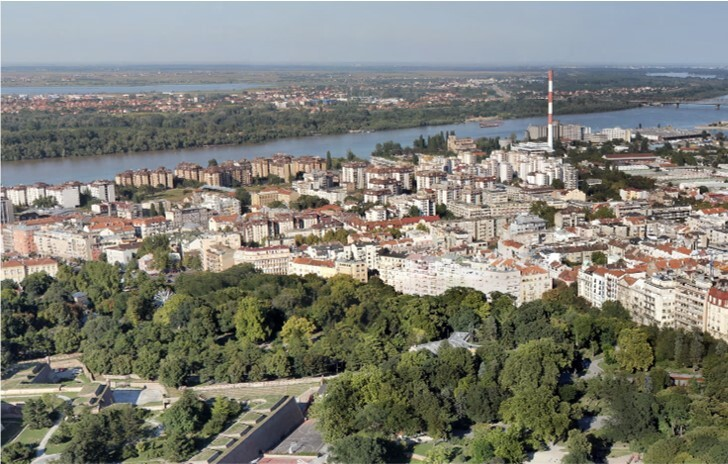
#> input picture DATA/first.jpg, 728 x 464 px, found by its file name
$ jupyter execute 005_PanoramaImageCreationUsingOpenCV.ipynb
#> lines starting #> are read from the running program, lines starting #| are printed output that depends on the picture; after the words box and inside, x2 and y2 are one past the last pixel; in counts of white or black regions, pixels touching at a corner belong together
[cell 1]
import sys
import cv2
import numpy as np

from google.colab.patches import cv2_imshow

# Initialization step

[cell 2]
# Load our images
img1 = cv2.imread("first.jpg")
#> img1 is the input picture: shape (464, 728, 3); mean B, G, R 117.3, 126.8, 126.6
img2 = cv2.imread("second.jpg")
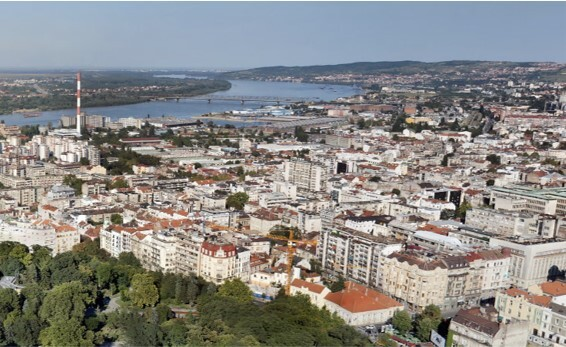
#> input picture DATA/second.jpg, 566 x 347 px, found by its file name
#> img2 is the input picture: shape (347, 566, 3); mean B, G, R 134.3, 137.2, 138.3

img1_gray = cv2.cvtColor(img1, cv2.COLOR_BGR2GRAY)
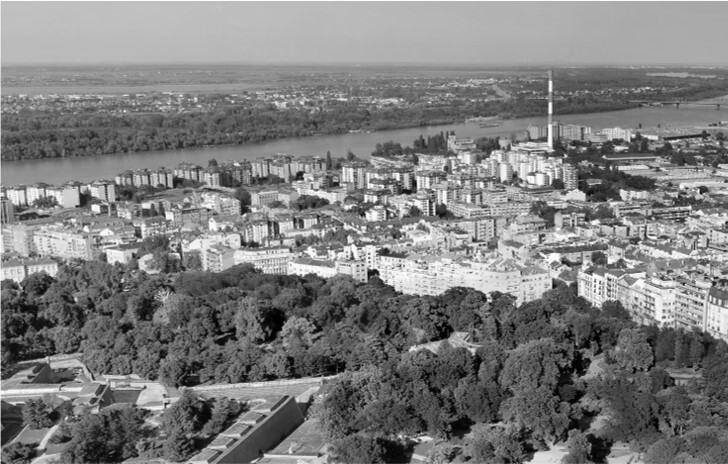
#> img1_gray: shape (464, 728); min 0, max 255, mean 125.7
img2_gray = cv2.cvtColor(img2, cv2.COLOR_BGR2GRAY)
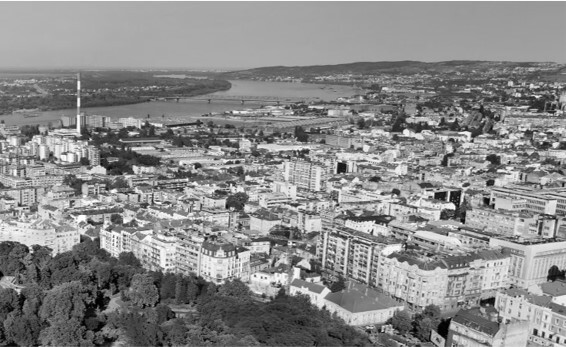
#> img2_gray: shape (347, 566); min 0, max 255, mean 137.2

cv2_imshow(img1_gray)
cv2_imshow(img2_gray)

# Finding keypoints

[cell 3]
# Create our ORB detector and detect keypoints and descriptors
orb = cv2.ORB_create(nfeatures=2000)

# Find the key points and descriptors with ORB
keypoints1, descriptors1 = orb.detectAndCompute(img1, None)
#> keypoints1 = 2000 keypoints; strongest (x, y, size): (376, 270, 37.2), (488, 300, 31), (378, 272, 31), (375, 269, 31)
keypoints2, descriptors2 = orb.detectAndCompute(img2, None)
#> keypoints2 = 2000 keypoints; strongest (x, y, size): (454, 206, 37.2), (450, 199, 37.2), (454, 208, 31), (451, 192, 31)

[cell 4]
cv2_imshow(cv2.drawKeypoints(img1, keypoints1, None, (255, 0, 255)))
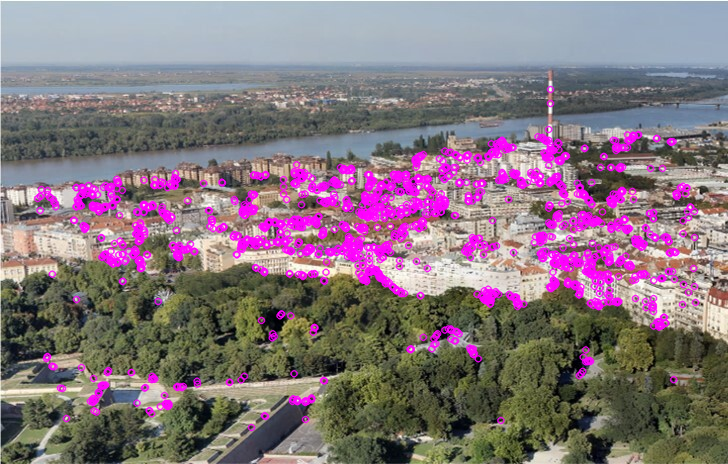
#> shown: shape (464, 728, 3); mean B, G, R 126.2, 116.9, 134

[cell 5]
cv2_imshow(cv2.drawKeypoints(img2, keypoints2, None, (255, 0, 255)))
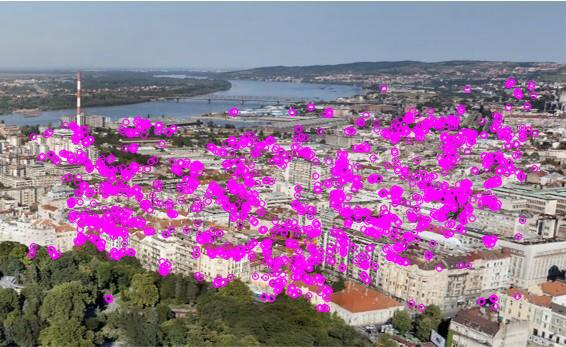
#> shown: shape (347, 566, 3); mean B, G, R 149.4, 120.4, 151.1

# Matching points

[cell 6]
# Create a BFMatcher object.
# It will find all of the matching keypoints on two images
bf = cv2.BFMatcher_create(cv2.NORM_HAMMING)

# Find matching points
matches = bf.knnMatch(descriptors1, descriptors2,k=2)
#> matches = 2000 matches

[cell 7]
print(keypoints1[0].pt)
#| (103.0, 187.0)

[cell 8]
print(keypoints1[0].size)
#| 31.0

[cell 9]
print("Descriptor of the first keypoint: ")
print(descriptors1[0])
#| [176 148 183 255  64 110 101  51  52  11  99  80 118 119  40 121 253 187
#|   55  32 121 252  17  79 197 166 122   0 240  96 164 186]

[cell 10]
def draw_matches(img1, keypoints1, img2, keypoints2, matches):
  r, c = img1.shape[:2]
  r1, c1 = img2.shape[:2]

  # Create a blank image with the size of the first image + second image
  output_img = np.zeros((max([r, r1]), c+c1, 3), dtype='uint8')
  output_img[:r, :c, :] = np.dstack([img1, img1, img1])
  output_img[:r1, c:c+c1, :] = np.dstack([img2, img2, img2])

  # Go over all of the matching points and extract them
  for match in matches:
    img1_idx = match.queryIdx
    img2_idx = match.trainIdx
    (x1, y1) = keypoints1[img1_idx].pt
    (x2, y2) = keypoints2[img2_idx].pt

    # Draw circles on the keypoints
    cv2.circle(output_img, (int(x1),int(y1)), 4, (0, 255, 255), 1)
    cv2.circle(output_img, (int(x2)+c,int(y2)), 4, (0, 255, 255), 1)

    # Connect the same keypoints
    cv2.line(output_img, (int(x1),int(y1)), (int(x2)+c,int(y2)), (0, 255, 255), 1)

  return output_img

[cell 11]
all_matches = []
for m, n in matches:
  all_matches.append(m)
#> after the loop, all_matches = 2000 matches

img3 = draw_matches(img1_gray, keypoints1, img2_gray, keypoints2, all_matches[:30])
#> in draw_matches, `output_img[:r1, c:c+c1, :] = np.dstack([img2, img2, img2])`:
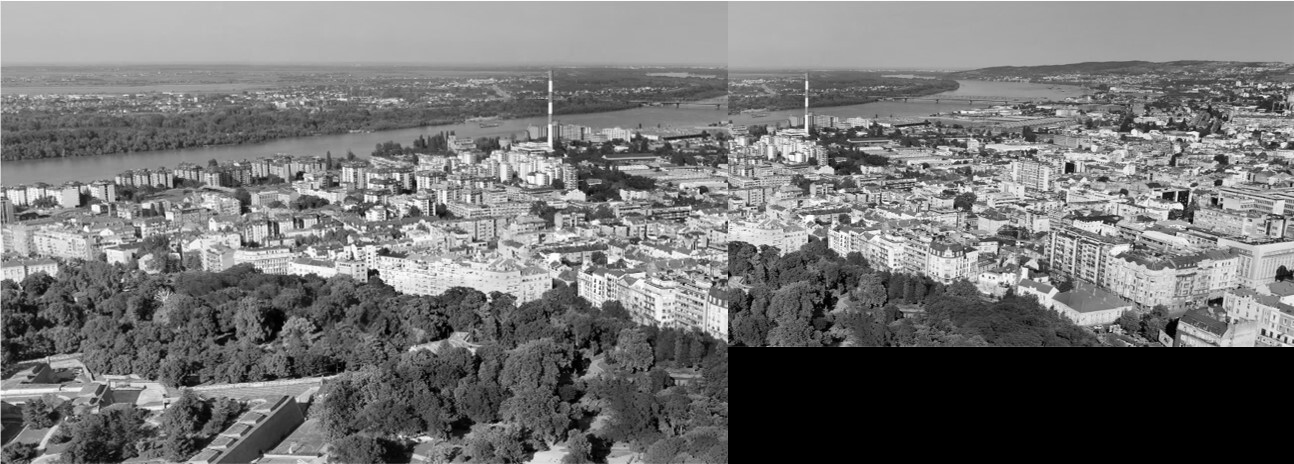
#> output_img: shape (464, 1294, 3); min 0, max 255, mean 115.6
#> the loop in draw_matches, `for match in matches:` made 30 passes
#> (img2_idx, x1, y1, x2, y2) on passes 1 to 12: (1073, 103, 187, 84.96, 142.6), (967, 487, 295, 105.1, 221.8), (587, 379, 274, 445.2, 192), (344, 492, 152, 33, 136), (1313, 349, 245, 509.8, 167.6), (43, 659, 322, 163, 268), (119, 93, 378, 416, 208), (132, 553, 150, 309, 268), (326, 393, 287, 527, 106), (831, 427, 178, 266.4, 241.9), (1345, 46, 358, 141.7, 122.7), (1635, 105, 185, 84.6, 134.4)
#> after the loop in draw_matches, `for match in matches:`:
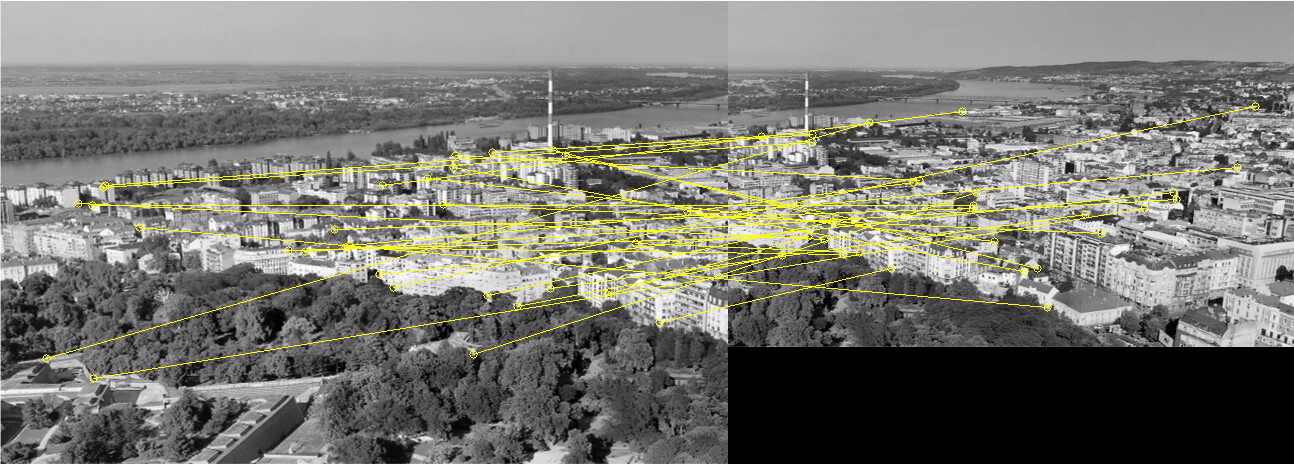
#> output_img: shape (464, 1294, 3); 2.91% of pixels changed, all inside (x1, y1, x2, y2) = (42, 102, 1260, 383); drawn as B, G, R
cv2_imshow(img3)

[cell 12]
# Finding the best matches
good = []
for m, n in matches:
    if m.distance < 0.6 * n.distance:
        good.append(m)
#> after the loop, good = 160 matches

[cell 13]
cv2_imshow(cv2.drawKeypoints(img2, [keypoints2[m.trainIdx] for m in good], None, (255, 0, 255)))
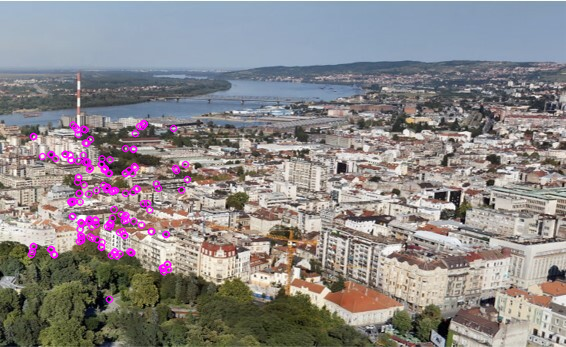
#> shown: shape (347, 566, 3); mean B, G, R 136.1, 135.4, 139.8

# Creating the panorama image

[cell 14]
def warpImages(img1, img2, H):

  rows1, cols1 = img1.shape[:2]
  rows2, cols2 = img2.shape[:2]

  list_of_points_1 = np.float32([[0,0], [0, rows1],[cols1, rows1], [cols1, 0]]).reshape(-1, 1, 2)
  temp_points = np.float32([[0,0], [0,rows2], [cols2,rows2], [cols2,0]]).reshape(-1,1,2)

  # When we have established a homography we need to warp perspective
  # Change field of view
  list_of_points_2 = cv2.perspectiveTransform(temp_points, H)

  list_of_points = np.concatenate((list_of_points_1,list_of_points_2), axis=0)

  [x_min, y_min] = np.int32(list_of_points.min(axis=0).ravel() - 0.5)
  [x_max, y_max] = np.int32(list_of_points.max(axis=0).ravel() + 0.5)

  translation_dist = [-x_min,-y_min]

  H_translation = np.array([[1, 0, translation_dist[0]], [0, 1, translation_dist[1]], [0, 0, 1]])

  output_img = cv2.warpPerspective(img2, H_translation.dot(H), (x_max-x_min, y_max-y_min))
  output_img[translation_dist[1]:rows1+translation_dist[1], translation_dist[0]:cols1+translation_dist[0]] = img1

  return output_img

[cell 15]
# Set minimum match condition
MIN_MATCH_COUNT = 10

if len(good) > MIN_MATCH_COUNT:
    # Convert keypoints to an argument for findHomography
    src_pts = np.float32([ keypoints1[m.queryIdx].pt for m in good]).reshape(-1,1,2)
#> src_pts = 160 rows, first 8: [659, 322], [663, 317], [597.6, 220.8], [619.2, 168], [542.4, 235.2], [520.8, 180], [592.8, 304.8], [638.4, 238.8]
    dst_pts = np.float32([ keypoints2[m.trainIdx].pt for m in good]).reshape(-1,1,2)
#> dst_pts = 160 rows, first 8: [163, 268], [167, 264], [115, 190], [133, 149], [73, 201], [55, 158], [111, 255], [147, 203]

    # Establish a homography
    M, _ = cv2.findHomography(src_pts, dst_pts, cv2.RANSAC,5.0)
#> M = [[0.786, 0.000462, -353.4], [0.00173, 0.783, 17.28], [1.54e-05, -3.5e-06, 1]]

    result = warpImages(img2, img1, M)
#> in warpImages, `list_of_points_2 = cv2.perspectiveTransform(temp_points, H)`: list_of_points_2 = [[-353.4, 17.28], [-353.8, 381.4], [216.8, 378.4], [216.3, 18.33]]
#> in warpImages, `list_of_points = np.concatenate((list_of_points_1,list_of_points_2), a..`: list_of_points = [[0, 0], [0, 347], [566, 347], [566, 0], [-353.4, 17.28], [-353.8, 381.4], [216.8, 378.4], [216.3, 18.33]]
#> in warpImages, `[x_min, y_min] = np.int32(list_of_points.min(axis=0).ravel() - 0.5)`: x_min = -354; y_min = 0
#> in warpImages, `[x_max, y_max] = np.int32(list_of_points.max(axis=0).ravel() + 0.5)`: x_max = 566; y_max = 381
#> in warpImages, `translation_dist = [-x_min,-y_min]`: translation_dist = [354, 0]
#> in warpImages, `H_translation = np.array([[1, 0, translation_dist[0]], [0, 1, translat..`: H_translation = [[1, 0, 354], [0, 1, 0], [0, 0, 1]]
#> in warpImages, `output_img = cv2.warpPerspective(img2, H_translation.dot(H), (x_max-x_..`:
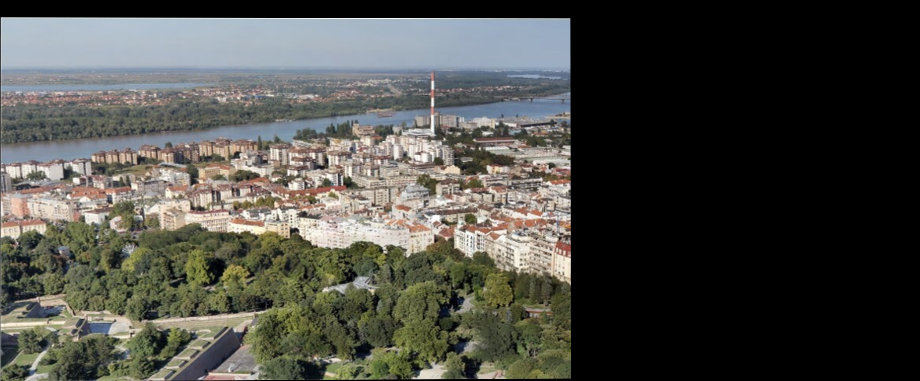
#> output_img: shape (381, 920, 3); mean B, G, R 69.1, 74.7, 74.6
#> in warpImages, `output_img[translation_dist[1]:rows1+translation_dist[1], translation_..`:
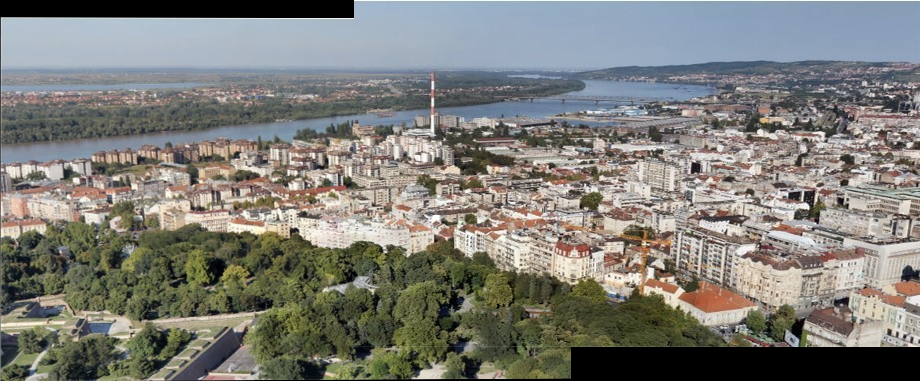
#> output_img: shape (381, 920, 3); mean B, G, R 119.6, 125.3, 125.8

    cv2_imshow(result)
